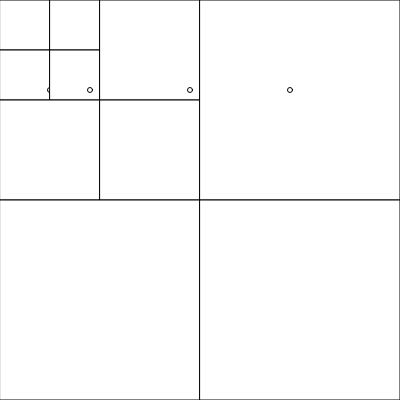
Frame 1 (no input)
Frame 60 (no input): identical to frame 1, image omitted
Frame 120 (the mouse pressed at the canvas centre since frame 60): identical to frame 1, image omitted

The p5.js sketch that drew this single still picture (run headless with seeded random() and noise() and a simulated clock; from frame 60 on, the mouse is pressed at the canvas centre):

// p5.js sketch
// ── sketch.js
/**
 *
 * @param {Vector} p1
 * @param {Vector} p2
 * @returns
 */
function Quad(p1, p2) {
    return {
        p1: p1,
        p2: p2,

        /**
         *
         * @param {Vector} p
         * @returns {boolean}
         */
        intersects: function (p) {
            if (p.x < this.p1.x || p.y < this.p1.y) {
                return false;
            }

            if (p.x > this.p2.x || p.y > this.p2.y) {
                return false;
            }

            return true;
        },

        /**
         *
         * @param {Vector} offset
         */
        draw: function (offset) {
            let offsetP1 = p5.Vector.add(this.p1, offset);

            rect(offsetP1.x, offsetP1.y, this.width(), this.height());
        },

        /**
         *
         * @returns {Array<Quad>}
         */
        split: function () {
            let resultQuads = [];

            let scaledQuad = this.scale(0.5);

            let width = scaledQuad.width();
            let height = scaledQuad.height();

            resultQuads.push(scaledQuad);
            resultQuads.push(scaledQuad.offset(createVector(width, 0)));
            resultQuads.push(scaledQuad.offset(createVector(0, height)));
            resultQuads.push(scaledQuad.offset(createVector(width, height)));

            return resultQuads;
        },

        /**
         *
         * @param {number} factor
         * @returns {Quad}
         */
        scale: function (factor) {
            return Quad(
                p5.Vector.mult(this.p1, factor),
                p5.Vector.mult(this.p2, factor),
            );
        },

        /**
         *
         * @param {Vector} v
         * @returns {Quad}
         */
        offset: function (v) {
            return Quad(p5.Vector.add(this.p1, v), p5.Vector.add(this.p2, v));
        },

        /**
         *
         * @returns {number}
         */
        width: function () {
            return abs(this.p2.x - this.p1.x);
        },

        /**
         *
         * @returns {number}
         */
        height: function () {
            return abs(this.p2.y - this.p1.y);
        },
    };
}

/**
 *
 * @param {number} maxFill
 * @param {Quad} maxBounds
 * @returns {object}
 */
function QuadTree(maxFill, maxBounds) {
    return {
        head: QuadNode(maxBounds, maxFill),

        insert: function (point) {
            this.head.insert(point);
        },
    };
}

/**
 *
 * @param {Vector} bounds
 * @returns {object}
 */
function QuadNode(bounds, maxFill) {
    return {
        children: [],
        childNodes: [],
        maxFill: maxFill,
        quad: bounds,

        split: function () {
            let splitQuads = this.quad.split();

            // TODO: finish this
            for (let i = 0; i < splitQuads.length; i++) {
                let quad = splitQuads[i];
                this.childNodes.push(QuadNode(quad, this.maxFill));
            }

            for (let i = 0; i < this.children.length; i++) {
                let point = this.children[i];

                let targetChild;
                for (let j = 0; j < this.childNodes.length; j++) {
                    let node = this.childNodes[j];

                    if (node.quad.intersects(point)) {
                        targetChild = node;
                        break;
                    }
                }

                // ?????
                if (targetChild == undefined) {
                    continue;
                }

                targetChild.insert(point);
            }

            // means you cannot insert into this
            this.children = null;
        },

        /**
         *
         * @param {Vector} point
         *
         */
        insertToChildren: function (point) {
            for (let i = 0; i < this.childNodes.length; i++) {
                let node = this.childNodes[i];
                if (node.insert(point)) {
                    return true;
                }
            }
            return false;
        },

        /**
         *
         * @param {Vector} point
         * @returns {boolean}
         */
        insert: function (point) {
            if (!this.quad.intersects(point)) {
                return false;
            }

            if (this.children == null) {
                return this.insertToChildren(point);
            }

            if (this.children.length + 1 > this.maxFill) {
                this.split();
                return this.insertToChildren(point);
            }

            this.children.push(point);
            return true;
        },
    };
}

/**
 *
 * @param {Array<Vector>} points
 * @param {number} inbetweenPointCount
 * @returns {Array<Vector>}
 */
function getCatmullRomSpline(points, inbetweenPointCount) {
    if (!Array.isArray(points) || points.length <= 1) {
        return [];
    }

    points = extrapolateEndPoints(points);
    if (points.length === 0) {
        return [];
    }

    let timeStep = 1 / (inbetweenPointCount + 1);
    let pts = [];

    for (let i = 1; i < points.length - 2; i++) {
        let p0 = points[i];
        let p1 = points[i + 1];
        let v0 = p5.Vector.mult(approxPointVelocity(points, i), 0.5);
        let v1 = p5.Vector.mult(approxPointVelocity(points, i + 1), 0.5);

        pts.push(p0);

        for (let j = 0; j < inbetweenPointCount; j++) {
            let t = (j + 1) * timeStep;

            let t2 = t * t;
            let t3 = t2 * t;

            let h00 = 2 * t3 - 3 * t2 + 1;
            let h10 = t3 - 2 * t2 + t;
            let h01 = -2 * t3 + 3 * t2;
            let h11 = t3 - t2;

            let term0 = p5.Vector.mult(p0, h00);
            let term1 = p5.Vector.mult(v0, h10);
            let term2 = p5.Vector.mult(p1, h01);
            let term3 = p5.Vector.mult(v1, h11);

            let pt = p5.Vector.add(term0, term1).add(term2).add(term3);

            pts.push(pt);
        }
    }

    // Add final point
    pts.push(points[points.length - 2]);

    return pts;
}

/**
 *
 * @param {Array<Vector>} points
 * @returns {Array<Vector>}
 */
function extrapolateEndPoints(points) {
    if (points.length <= 1) {
        return [];
    }

    let startPoint = points[0];
    let nextPoint = points[1];
    let startPointSlope = p5.Vector.sub(startPoint, nextPoint);
    let extrapolatedStartPoint = p5.Vector.add(startPoint, startPointSlope);

    let endPoint = points[points.length - 1];
    let prevPoint = points[points.length - 2];
    let endPointSlope = p5.Vector.sub(endPoint, prevPoint);
    let extrapolatedEndPoint = p5.Vector.add(endPoint, endPointSlope);

    return [extrapolatedStartPoint, ...points, extrapolatedEndPoint];
}

/**
 *
 * @param {Array<Vector>} points
 * @param {number} i
 * @returns {Vector | null}
 */
function approxPointVelocity(points, i) {
    if (i <= 0 || i >= points.length - 1) {
        return null;
    }

    var prevPoint = points[i - 1];
    var nextPoint = points[i + 1];

    return p5.Vector.sub(nextPoint, prevPoint);
}

/**
 *
 * @param {Array<Vector>} points
 * @param {Vector} offset
 */
function drawPoints(points, offset) {
    let prevPoint = offset;
    for (let i = 0; i < points.length; i++) {
        let point = p5.Vector.add(points[i], offset);

        line(prevPoint.x, prevPoint.y, point.x, point.y);

        prevPoint = point;
    }
}

/**
 *
 * @param {QuadNode} quadNode
 */
function drawQuadTree(quadNode) {
    quadNode.quad.draw(createVector(0, 0));

    quadNode.childNodes.forEach((node) => drawQuadTree(node));
    if (quadNode.children != null) {
        quadNode.children.forEach((point) => {
            circle(point.x, point.y, 5);
        });
    }
}

function setup() {
    quadTree = QuadTree(1, Quad(createVector(0, 0), createVector(400, 400)));
    quadTree.insert(createVector(90, 90));
    quadTree.insert(createVector(190, 90));
    quadTree.insert(createVector(290, 90));
    quadTree.insert(createVector(50, 90));

    createCanvas(400, 400);
}

function draw() {
    background(220);

    drawQuadTree(quadTree.head);
}
